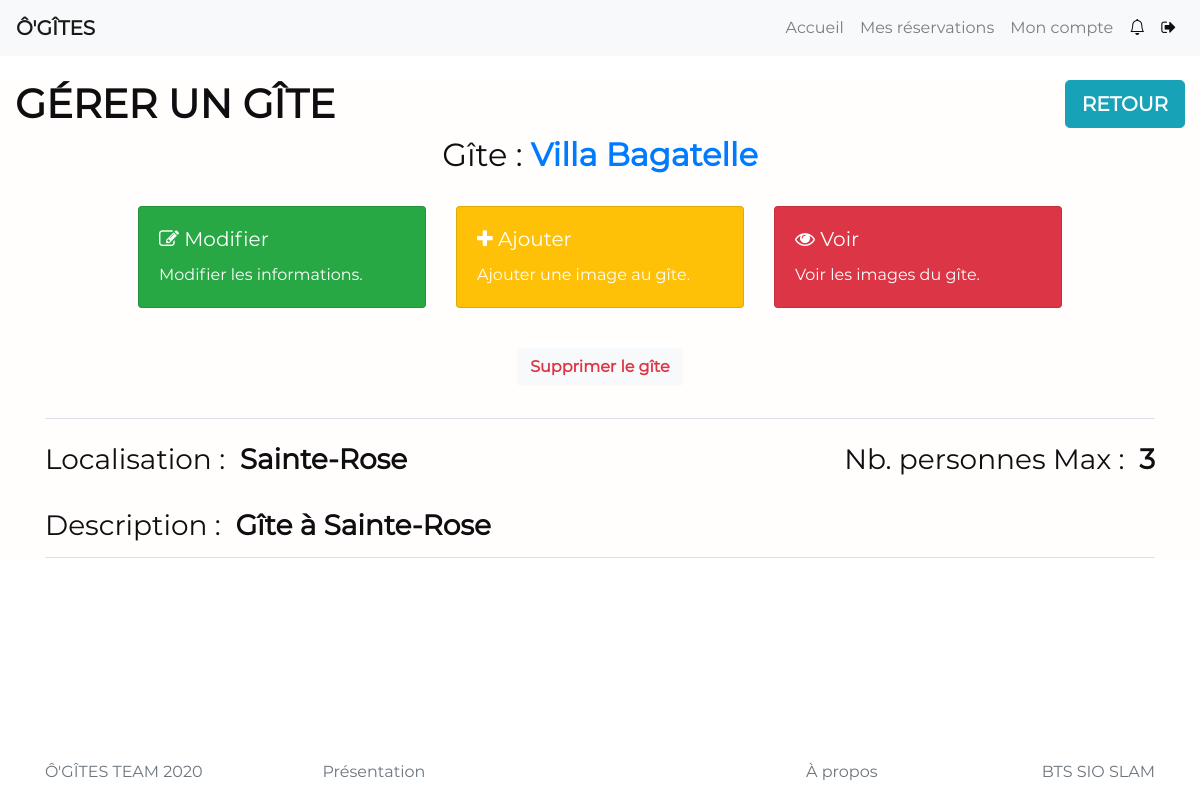
The app's page /proprio/gerer_gite.php?id_gites=1 (signed in) with its own data.
### tables this page shows
CREATE TABLE `gites` (
  `id_gites` int(11) NOT NULL,
  `createur` int(11) NOT NULL,
  `libelle` text NOT NULL,
  `description` text NOT NULL,
  `localisation` text NOT NULL,
  `link_url` text NOT NULL,
  `nb_personnes_max` int(11) NOT NULL,
  `prix_nuit` int(11) NOT NULL
);

### proprio/gerer_gite.php (the view, shortened to what this page needs)
<?php
    require_once 'head.php';
    require_once 'config_admin.php';
    if (isset($_REQUEST["id_gites"]))
    {
        $id_gites = $_REQUEST["id_gites"];
    }
    $SQLParam = "SELECT * FROM gites WHERE id_gites = $id_gites";
    $Myresult = $pdo->query($SQLParam);
    $Myresult->setFetchMode(PDO::FETCH_ASSOC);
    $info_gite = $Myresult->fetch();
?>
<main role="main" class="flex-shrink-0">
    <div class="container-fluid" id="index">
        <h1 style="float: left;"><strong>GÉRER UN GÎTE</strong></h1>
        <a href="liste_gite.php" class="btn btn-info btn-lg" style="float: right;"><strong class="white">RETOUR</strong></a>
        <div class="container">
            <div class="border-bottom">
                <?php
                if ((isset($_REQUEST["action"])) && ($action == "modif"))
                {
                ?>
                <form action="modif_gite.php?id_gites=<?php echo $id_gites ?>" method="POST">
                <center>
                    <div class="form-group col-md-7">
                        <label for="libelle">Libelle</label>
                        <input type="text" class="form-control" name="libelle" value="<?php echo $info_gite["libelle"] ?>">
                    </div>
                </center>
                <?php
                }
                else
                {
                ?>
                <h2 class="center"> Gîte :&nbsp; <strong><a target="_blank" href="<?php echo $info_gite["link_url"] ?>"><?php echo $info_gite["libelle"] ?></a></strong></h2>
                <?php
                }
                ?>
                <br>
                <div class="card-deck center">
                    <div class="card text-white bg-success mb-3" style="max-width: 18rem;">
                        <div class="card-body white">
                            <a href="gerer_gite.php?id_gites=<?php echo $id_gites ?>&action=modif" class="stretched-link">
                                <h5 class="card-title white"><i class="fa fa-edit white"></i> Modifier</h5>
                            </a>
                            <p class="card-text white">Modifier les informations.</p>
                        </div>
                    </div>
                    <div class="card text-white bg-warning mb-3" style="max-width: 18rem;">
                        <div class="card-body white">
                            <a href="gerer_gite.php?id_gites=<?php echo $id_gites ?>&action=add" class="stretched-link">
                                <h5 class="card-title white"><i class="fa fa-plus white"></i> Ajouter</h5>
                            </a>
                            <p class="card-text white">Ajouter une image au gîte.</p>
                        </div>
                    </div>
                    <div class="card text-white bg-danger mb-3" style="max-width: 18rem;">
                        <div class="card-body white">
                            <a href="gerer_gite.php?id_gites=<?php echo $id_gites ?>&action=view" class="stretched-link"><h5 class="card-title white"><i class="fa fa-eye white"></i> Voir</h5></a>
                            <p class="card-text white">Voir les images du gîte.</p>
                        </div>
                    </div>
                </div>
                <br>
                <center>
                    <h5><a href="gerer_gite.php?id_gites=<?php echo $id_gites ?>&action=supp" class="btn btn-light"><strong style="color:#DC3545">Supprimer le gîte</strong></a></h5>
                </center>
                <br>
            </div>
            <div class="border-bottom">
                <br>
                <?php
                if ((isset($_REQUEST["action"])) && ($action == "view"))
                {
                ?>
                    <h3><strong>LISTE DES IMAGES :</strong></h3>
                    <br>
                    <div class="card-columns">
                    <?php
                    $SQLParam2 = "SELECT * FROM images_gites WHERE id_gites = $id_gites";
                    $Myresult2 = $pdo->query($SQLParam2);
                    $Myresult2->setFetchMode(PDO::FETCH_ASSOC);
                    while ($images_gite = $Myresult2->fetch())
                    {
                    ?>
                        <div class="card">
                            <img class="card-img" src="<?php echo $images_gite["link_url"] ?>" alt="Card image">
                        </div>
                    <?php
                    }
                    ?>
                    </div>
                    <br>
                    <center>
                        <a href="gerer_gite.php?id_gites=<?php echo $id_gites ?>" class="btn btn-secondary btn-lg">Annuler</a>
                    </center>
                <?php
                }
                else
                {
                ?>
                <h3 style="float: left;">Localisation :&nbsp; <strong><?php echo $info_gite["localisation"] ?></strong></h3>
                <h3 style="float: right;">Nb. personnes Max :&nbsp; <strong><?php echo $info_gite["nb_personnes_max"] ?></strong></h3>
                <br>
                <h3 style="float: left;">Description :&nbsp; <strong><?php echo $info_gite["description"] ?></strong></h3>
                <br>
                <?php
                }
                ?>
                <br>
            </div>
        </div>
    </div>
</main>
<?php
	require_once '../javascripts.php';
	require_once '../footer.php';
?>

### proprio/proprio_style.css (style rules this page uses)
.white { color:#fff; }
.center { display: flex; align-items: center; justify-content: center; }

### css/custom.css (style rules this page uses)
body { padding-top: 5rem; }

### css/main.css (style rules this page uses)
* { font-family: "Montserrat"; color: #0e0e10; }
#index { background-color: #fffefc; }

### records on screen
gites: libelle "Villa Bagatelle", localisation "Sainte-Rose", nb_personnes_max "3", description "Gîte à Sainte-Rose"
